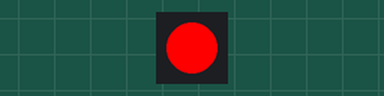
Recording of a sketch running on a simulated Arduino Mega 2560, built with avr-gcc and run on an emulated ATmega2560. Shown: 1 RGB LEDs in strip order, left to right.

Above: at 0.5 s.
At 2.5 s:
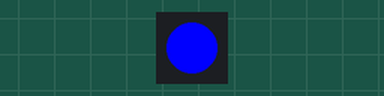
At 4.5 s:
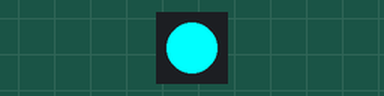
At 9.5 s:
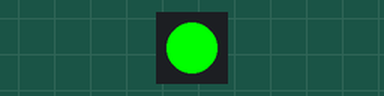
Timing chart, 0 to 10.4 s (numbered marks = the images above):
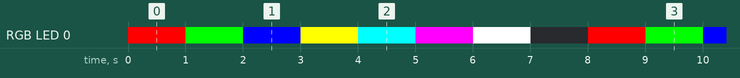

Measured:
- by itself, RGB LED 0: repeats every 8.0 s: RGB(0, 255, 0) 1.0 s, RGB(0, 0, 255) 1.0 s, RGB(255, 255, 0) 1.0 s, RGB(0, 255, 255) 1.0 s, RGB(255, 0, 255) 1.0 s, RGB(255, 255, 255) 1.0 s, off 1.0 s, RGB(255, 0, 0) 1.0 s
- by itself, everything shown: repeats every 8.0 s, in 8 steps

The sketch:

RGB.ino
```cpp
#include <Adafruit_NeoPixel.h>

// Define the pin where the built-in RGB LED is connected
#define LED_PIN 38

// Define the number of LEDs in the strip (usually 1 for built-in LED)
#define NUM_LEDS 1

// Create an instance of the Adafruit_NeoPixel class
Adafruit_NeoPixel strip = Adafruit_NeoPixel(NUM_LEDS, LED_PIN, NEO_GRB + NEO_KHZ800);

void setup() {
// Initialize the NeoPixel library
strip.begin();
strip.show(); // Initialize all pixels to 'off'
}

void loop() {
// Cycle through some colors

// Red
strip.setPixelColor(0, strip.Color(255, 0, 0)); // Red
strip.show();
delay(1000);

// Green
strip.setPixelColor(0, strip.Color(0, 255, 0)); // Green
strip.show();
delay(1000);

// Blue
strip.setPixelColor(0, strip.Color(0, 0, 255)); // Blue
strip.show();
delay(1000);

// Yellow
strip.setPixelColor(0, strip.Color(255, 255, 0)); // Yellow
strip.show();
delay(1000);

// Cyan
strip.setPixelColor(0, strip.Color(0, 255, 255)); // Cyan
strip.show();
delay(1000);

// Magenta
strip.setPixelColor(0, strip.Color(255, 0, 255)); // Magenta
strip.show();
delay(1000);

// White
strip.setPixelColor(0, strip.Color(255, 255, 255)); // White
strip.show();
delay(1000);

// Turn off
strip.setPixelColor(0, strip.Color(0, 0, 0)); // Off
strip.show();
delay(1000);
}
```
